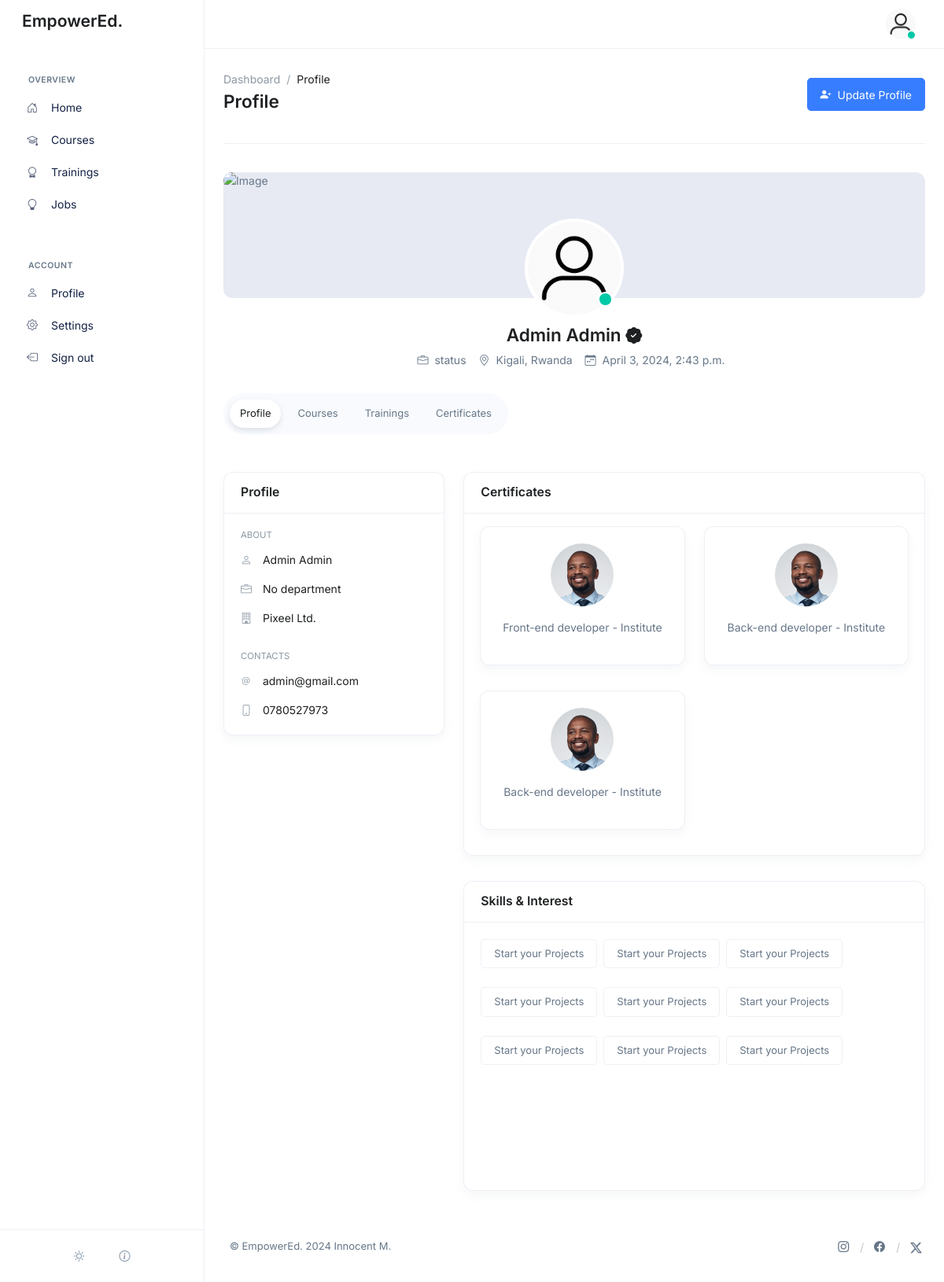
Page /profile (signed in) on the committed database.
### accounts/models.py (models this page shows, shortened)
class User(AbstractBaseUser):
    username = models.CharField(max_length=100, unique=True)
    first_name = models.CharField(max_length=100, null=False, blank=False)
    last_name = models.CharField(max_length=100, null=False, blank=False)
    email = models.EmailField(max_length=250, unique=True, null=False, blank=False)
    phone = models.CharField(max_length=20, null=True, blank=True)
    image = models.ImageField(upload_to="images/user_profile/", null=True, blank=True)
    category = models.CharField(choices=ACCOUNT_TYPE, max_length=100, default="Student", blank=True, null=True)
    gender = models.CharField(choices=GENDERS, max_length=100, blank=True, null=True)
    role = models.ForeignKey(Category, related_name="user_role", on_delete=models.SET_NULL, null=True, blank=True)
    verified = models.BooleanField(default=False)
    date = models.DateTimeField(auto_now_add=True)
    updated = models.DateTimeField(auto_now=True)
    last_login = models.DateTimeField(auto_now_add=True)
    is_admin = models.BooleanField(default=False)
    is_staff = models.BooleanField(default=False)
    is_active = models.BooleanField(default=False)
    is_superadmin = models.BooleanField(default=False)
    USERNAME_FIELD = 'email'
    REQUIRED_FIELDS = ['username', 'first_name', 'last_name', 'phone']
    objects = MyUserManager()
    @property
    def full_name(self):
        return f'{self.first_name} {self.last_name}'

### accounts/views.py (the view)
# urls.py: path('profile', views.profile, name='profile'),
def profile(request):
    user = request.user
    courses = Courses.objects.filter(user=user).order_by('-date')
    trainings_enrolled = TrainingEnrollment.objects.filter(student=user).order_by('-date')
    trainings = Trainings.objects.filter(user=user).order_by('-date')
    context = {
        'courses': courses,
        'trainings_enrolled': trainings_enrolled,
        'trainings': trainings,
    }
    template_name = 'accounts/profile.html'
    return render(request, template_name, context)

### core/models.py (called while the page is built)
    @property
    def duration(self):
        if self.start_date and self.end_date:
            duration = self.end_date - self.start_date
            if duration.days == 1:
                return str(duration.days) + " DAY"
            else:
                return str(duration.days) + " DAYS"
        else:
            return None

### templates/accounts/profile.html (shortened to what this page needs)
{% extends 'core/base.html' %}
{% load static %}
{% block content %}
  <div class="page-header">
    <div class="row align-items-center">
      <div class="col-sm mb-2 mb-sm-0">
        <nav aria-label="breadcrumb">
          <ol class="breadcrumb breadcrumb-no-gutter">
            <li class="breadcrumb-item">
              <a class="breadcrumb-link" href="{% url 'dashboard' %}">Dashboard</a>
            </li>
            <li class="breadcrumb-item active" aria-current="page">Profile</li>
          </ol>
        </nav>
        <h1 class="page-header-title">Profile</h1>
      </div>
      <div class="col-auto">
        <a class="btn btn-primary" href="{% url 'settings' %}"><i class="bi-person-plus-fill me-1"></i> Update Profile</a>
      </div>
    </div>
  </div>
  <div class="row justify-content-lg-center">
    <div class="col-lg-12">
      <div class="profile-cover">
        <div class="profile-cover-img-wrapper">
          <img class="profile-cover-img" src="{% static 'assets/img/1920x400/img1.jpg' %}" alt="Image" data-hs-theme-appearance="default" />
        </div>
      </div>
      <div class="text-center mb-5">
        <div class="avatar avatar-xxl avatar-circle profile-cover-avatar">
          {% if request.user.image %}
            <img class="avatar-img" src="{{ user.image.url }}" alt="Image Description" />
          {% else %}
            <img class="avatar-img" src="{% static 'assets/img/user.png' %}" alt="Image Description" />
          {% endif %}
          <span class="avatar-status avatar-status-success"></span>
        </div>
        <h1 class="page-header-title">
          {{ user.full_name|capfirst }}
          <i class="bi-patch-check-fill fs-2 text-primary" data-bs-toggle="tooltip" data-bs-placement="top" title="Top endorsed"></i>
        </h1>
        <ul class="list-inline list-px-2">
          <li class="list-inline-item">
            <i class="bi-briefcase me-1"></i>
            <span>status</span>
          </li>
          <li class="list-inline-item">
            <i class="bi-geo-alt me-1"></i>
            <span>Kigali, Rwanda</span>
          </li>
          <li class="list-inline-item">
            <i class="bi-calendar-week me-1"></i>
            <span>{{ user.date }}</span>
          </li>
        </ul>
      </div>
      <div class="">
        <ul class="nav nav-segment nav-pills mb-7" role="tablist">
          <li class="nav-item">
            <a class="nav-link active" id="profile-tab" href="#profile" data-bs-toggle="pill" data-bs-target="#profile" role="tab" aria-controls="profile" aria-selected="true">Profile</a>
          </li>
          <li class="nav-item">
            <a class="nav-link" id="courses-tab" href="#courses" data-bs-toggle="pill" data-bs-target="#courses" role="tab" aria-controls="courses" aria-selected="false">Courses</a>
          </li>
          <li class="nav-item">
            <a class="nav-link" id="trainings-tab" href="#trainings" data-bs-toggle="pill" data-bs-target="#trainings" role="tab" aria-controls="trainings" aria-selected="false">Trainings</a>
          </li>
          <li class="nav-item">
            <a class="nav-link" id="certificates-tab" href="#certificates" data-bs-toggle="pill" data-bs-target="#certificates" role="tab" aria-controls="certificates" aria-selected="false">Certificates</a>
          </li>
        </ul>
      </div>
      <div class="tab-content">
        <div class="tab-pane fade show active" id="profile" role="tabpanel" aria-labelledby="profile-tab">
          <div class="row">
            <div class="col-lg-4">
              <div class="card mb-3 mb-lg-5">
                <div class="card-header card-header-content-between">
                  <h4 class="card-header-title">Profile</h4>
                </div>
                <div class="card-body">
                  <ul class="list-unstyled list-py-2 text-dark mb-0">
                    <li class="pb-0">
                      <span class="card-subtitle">About</span>
                    </li>
                    <li>
                      <i class="bi-person dropdown-item-icon"></i> {{ user.full_name|capfirst }}
                    </li>
                    <li>
                      <i class="bi-briefcase dropdown-item-icon"></i> No department
                    </li>
                    <li>
                      <i class="bi-building dropdown-item-icon"></i> Pixeel Ltd.
                    </li>
                    <li class="pt-4 pb-0">
                      <span class="card-subtitle">Contacts</span>
                    </li>
                    <li>
                      <i class="bi-at dropdown-item-icon"></i> {{ user.email }}
                    </li>
                    <li>
                      <i class="bi-phone dropdown-item-icon"></i> {{ user.phone }}
                    </li>
                  </ul>
                </div>
              </div>
            </div>
            <div class="col-lg-8">
              <div class="card card-centered mb-3 mb-lg-5">
                <div class="card-header card-header-content-between mb-3">
                  <h4 class="card-header-title">Certificates</h4>
                </div>
                <div class="row mx-2">
                  <div class="col-lg-6 mb-3 mb-lg-5">
                    <div class="card">
                      <div class="card-body">
                        <img class="img-fluid" width="80" height="80" style="border-radius: 100%;" src="{% static 'assets/img/160x160/img4.jpg' %}" />
                        <p class="mt-3">Front-end developer - Institute</p>
                      </div>
                    </div>
                  </div>
                  <div class="col-lg-6 mb-3 mb-lg-5">
                    <div class="card">
                      <div class="card-body">
                        <img class="img-fluid" width="80" height="80" style="border-radius: 100%;" src="{% static 'assets/img/160x160/img4.jpg' %}" />
                        <p class="mt-3">Back-end developer - Institute</p>
                      </div>
                    </div>
                  </div>
                  <div class="col-lg-6 mb-3 mb-lg-5">
                    <div class="card">
                      <div class="card-body">
                        <img class="img-fluid" width="80" height="80" style="border-radius: 100%;" src="{% static 'assets/img/160x160/img4.jpg' %}" />
                        <p class="mt-3">Back-end developer - Institute</p>
                      </div>
                    </div>
                  </div>
                </div>
              </div>
              <div class="card mb-3 mb-lg-5">
                <div class="card-header card-header-content-between">
                  <h4 class="card-header-title">Skills & Interest</h4>
                </div>
                <div class="card-body card-body-height">
                  <div class="d-flex flex-wrap gap-2">
                    <p class="btn btn-white btn-sm">Start your Projects</p>
                    <p class="btn btn-white btn-sm">Start your Projects</p>
                    <p class="btn btn-white btn-sm">Start your Projects</p>
                    <p class="btn btn-white btn-sm">Start your Projects</p>
                    <p class="btn btn-white btn-sm">Start your Projects</p>
                    <p class="btn btn-white btn-sm">Start your Projects</p>
                    <p class="btn btn-white btn-sm">Start your Projects</p>
                    <p class="btn btn-white btn-sm">Start your Projects</p>
                    <p class="btn btn-white btn-sm">Start your Projects</p>
                  </div>
                </div>
              </div>
            </div>
          </div>
        </div>
      </div>
    </div>
  </div>
{% endblock %}

### templates/core/base.html (style rules this page uses)
* { transition: unset !important; }
body { opacity: 0; }

### rows in the picture
User: full_name "Admin Admin", date "April 3, 2024, 2:43 p.m.", email "admin@gmail.com", phone "0780527973"
